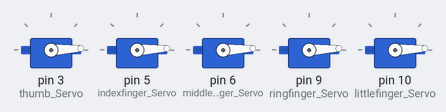
A sketch run on a simulated Arduino Uno, built with avr-gcc and run on an emulated ATmega328P. On the bench: 5 × servo.

Above: at 0.05 s.
At 0.7 s:
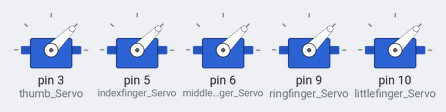
At 1.35 s:
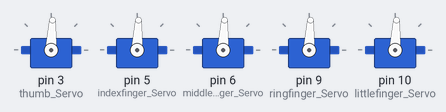
At 2.65 s:
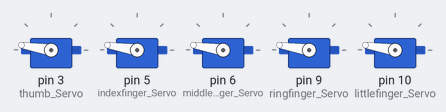
At 3.95 s:
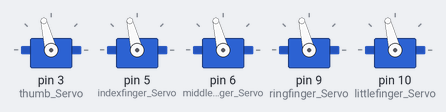
At 5.3 s:
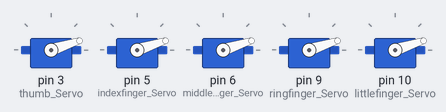
Timing chart, 0 to 7.2 s (numbered marks = the images above):
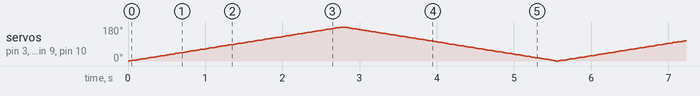

The sketch:

MultipleMotorsControlOfHand.ino
```cpp
#include <Servo.h>
  Servo thumb_Servo; //Control motors for thumb, the name rule will be used for code after
  Servo indexfinger_Servo;
  Servo middlefinger_Servo;
  Servo ringfinger_Servo;
  Servo littlefinger_Servo;
  int pos = 0;
void setup() {
  // put your setup code here, to run once:
  Serial.begin(9600);
  thumb_Servo.attach(3);//ID for thumb to little finger in orders is 1 to 5. Set up the attach port (control cable), the port named in numbers
  indexfinger_Servo.attach(5);
  middlefinger_Servo.attach(6);
  ringfinger_Servo.attach(9);
  littlefinger_Servo.attach(10);

  //pinMode(3, INPUT); //Set port 3 as the input


}

void loop() {
  // put your main code here, to run repeatedly:
  Serial.println(digitalRead(3)+"\n");
  //if (digitalRead(3) == HIGH) {// if port 3 read of voltage is high
    for (pos = 0; pos <=180; pos+=1){ // for (0,180,1)
      thumb_Servo.write(pos);
      indexfinger_Servo.write(pos);
      middlefinger_Servo.write(pos);
      ringfinger_Servo.write(pos);
      littlefinger_Servo.write(pos);
      delay(15); // 15 interval, unit is ms

    }
    for (pos = 180; pos>=0; pos -=1){ // for (180,0,-1)
      thumb_Servo.write(pos);
      indexfinger_Servo.write(pos);
      middlefinger_Servo.write(pos);
      ringfinger_Servo.write(pos);
      littlefinger_Servo.write(pos);
      delay(15);// unit is ms
    }
  //}

}
```
